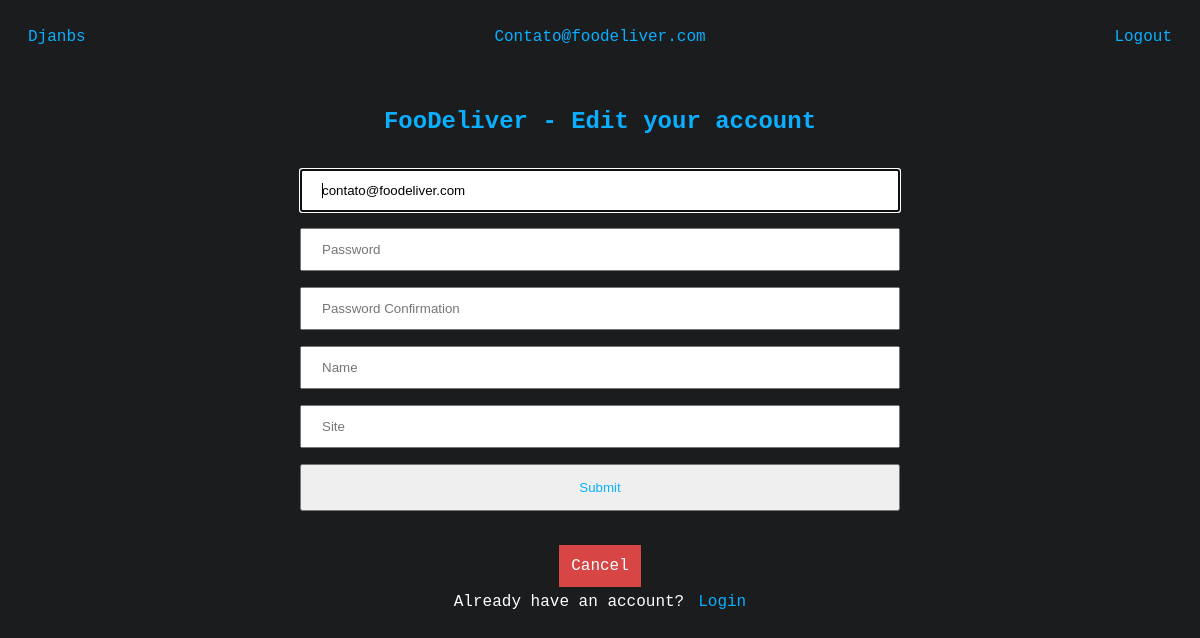
/profile/ (signed in), run on the app's committed database.
### jobs/models.py (models this page shows, shortened)
class User(AbstractUser):
    username = models.CharField(max_length=50, blank=True, null=True, unique=True)
    email = models.EmailField(_('email address'), unique=True)
    USERNAME_FIELD = 'email'
    REQUIRED_FIELDS = ['username', 'password']
    is_company = models.BooleanField(default=False)
    is_candidate = models.BooleanField(default=False)
    def __str__(self):
        return self.email

class Company(models.Model):
    user = models.OneToOneField(User, null=True, on_delete=models.CASCADE)
    name = models.CharField(max_length=50, null=True)
    email = models.EmailField(null=True)
    site = models.URLField(null=True)

### jobs/views/views.py (the view)
# urls.py: path('profile/',
def profile(request):
    if request.user.is_candidate:
        return candidate_profile(request)
    else:
        return company_profile(request)

### jobs/forms.py (shortened to what this page needs)
class CompanyRegisterForm(UserCreationForm):
    email = forms.EmailField()
    name = forms.CharField(max_length=50)
    site = forms.URLField()
    class Meta(UserCreationForm.Meta):
        model = User
        fields = [
            "email",
            "password1",
            "password2",
            "name",
            "site",
            ]

### jobs/views/views.py (called while the page is built, shortened)
def _edit_profile(request, form_model, template):
    user = request.user
    form = form_model(instance=user)
    context = {
            'form': form,
            }
    return render(request, template, context)

def profile_edit(request):
    if request.user.is_candidate:
        return _edit_profile(request,
                CandidateRegisterForm, 'registration/cand-register.html')
    else:
        return _edit_profile(request,
                CompanyRegisterForm, 'registration/comp-register.html')

@allowed_groups(allowed_roles=['company'])
def company_profile(request):
    return profile_edit(request)

### jobs/templates/registration/comp-register.html (shortened to what this page needs)
{% extends "jobs/base.html" %}
{% block content %}
{% if not request.user.is_authenticated %}
    <h2 class="register-n-login">Company - Register an account</h2>
{% else %}
    <h2 class="register-n-login">{{ request.user.company.name }} - Edit your account</h2>
{% endif %}
<form method="POST" action="">
    <p>{{ form.email }}</p>
    <p>{{ form.password1 }}</p>
    <p>{{ form.password2 }}</p>
    <p>{{ form.name }}</p>
    <p>{{ form.site }}</p>
    <input class="submit" type="submit" name="Create User">
    <div class="register-n-login" style="color:#D74545">{{ form.errors }}</div>
</form>
<br>
{% if request.user.is_authenticated and request.user.is_candidate %}
<center><a class="delete-button" style="padding:12px" href="{% url 'profile' %}">Cancel</a></center>
{% else %}
<center><a class="delete-button" style="padding:12px" href="{% url 'home' %}">Cancel</a>
<br> <br>
<div style="color:white">Already have an account?<a class="rl-button" href="{% url 'login' %}">Login</a></div>
</center>
{% endif %}
{% endblock content %}

### jobs/templates/jobs/base.html (shortened to what this page needs)
<!DOCTYPE html>
{% load static %}
<html>
	<head>
        <link rel="stylesheet" type="text/css" href="{% static 'jobs/style.css' %}"/>
	</head>
	<body>
        <div class="topbar">
            <a href="{% url 'home' %}">Djanbs</a>
            {% if user.is_authenticated %}
            <a class="ralign" href="{% url 'profile' %}">{{ user|capfirst }}</a>
            <a class="ralign logoutred" href="{% url 'logout' %}">Logout</a>
            {% endif %}
        </div>
        {% block content %}
        {% endblock content %}
	</body>
</html>

### jobs/static/jobs/style.css (style rules this page uses)
:root { --light: #d2d7e0; --dark: #1A1C1E; --darker: #141517; --blue: #0aafff; --red: #D74545; --darkred: #9C1A1A; }
body { background-color: var(--dark); color: var(--light); max-width: 1200px; margin: auto; font-family: monospace; font-size: 16px; }
a { text-decoration: none; }
.topbar, .topbar a { padding: 14px; color: var(--blue); clear: both; display: flex; justify-content: right; }
.ralign { margin-right: 0px; margin-left: auto; }
.register-n-login, .submit, .details { padding: 14px; color: var(--blue); justify-content: center; display: flex; margin-right: auto; margin-left: auto; }
.submit { justify-content: center; }
input, button, select, textarea, .cancel-button { width: 50%; padding: 12px 20px; box-sizing: border-box; display: flex; justify-content: center; margin-left: auto; margin-right: auto; }
.logoutred { color: var(--red); }
.delete-button, .cancel-button { background-color: var(--red); color: white; border: none; }
.rl-button { padding-left: 14px; color: var(--blue); }

### data on the page
User: email "Contato@foodeliver.com", user.company.name "FooDeliver", email "contato@foodeliver.com"
